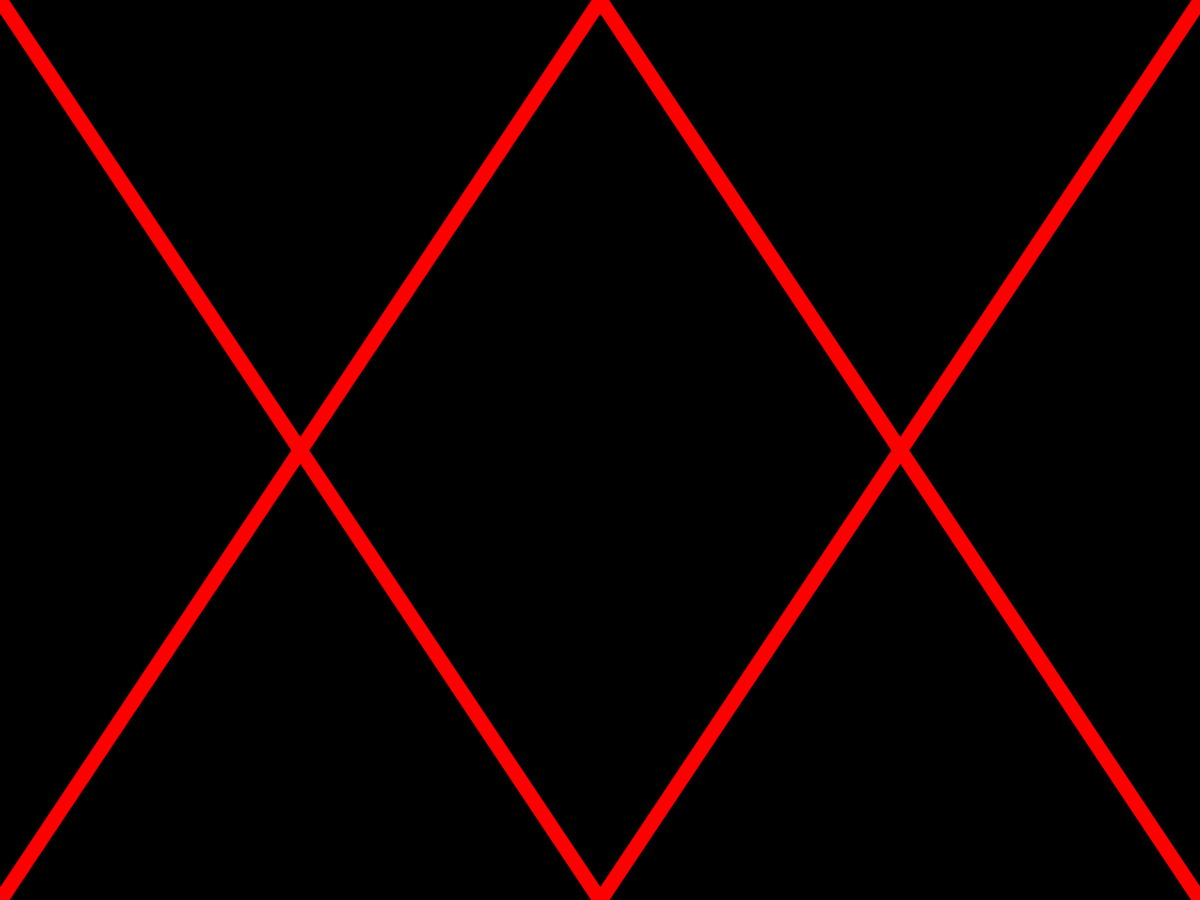
Frame 1 (no input)
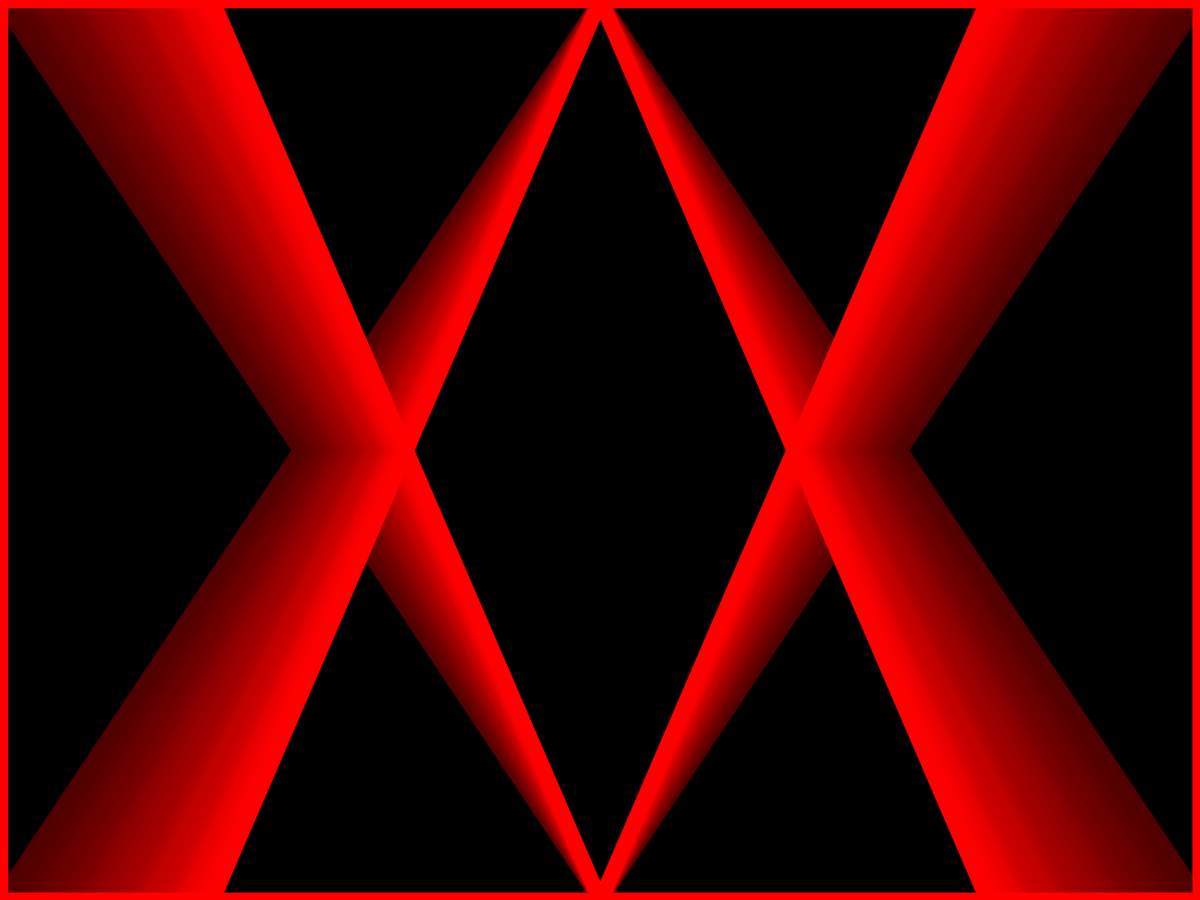
Frame 60 (the mouse pressed at the canvas centre just before this capture)
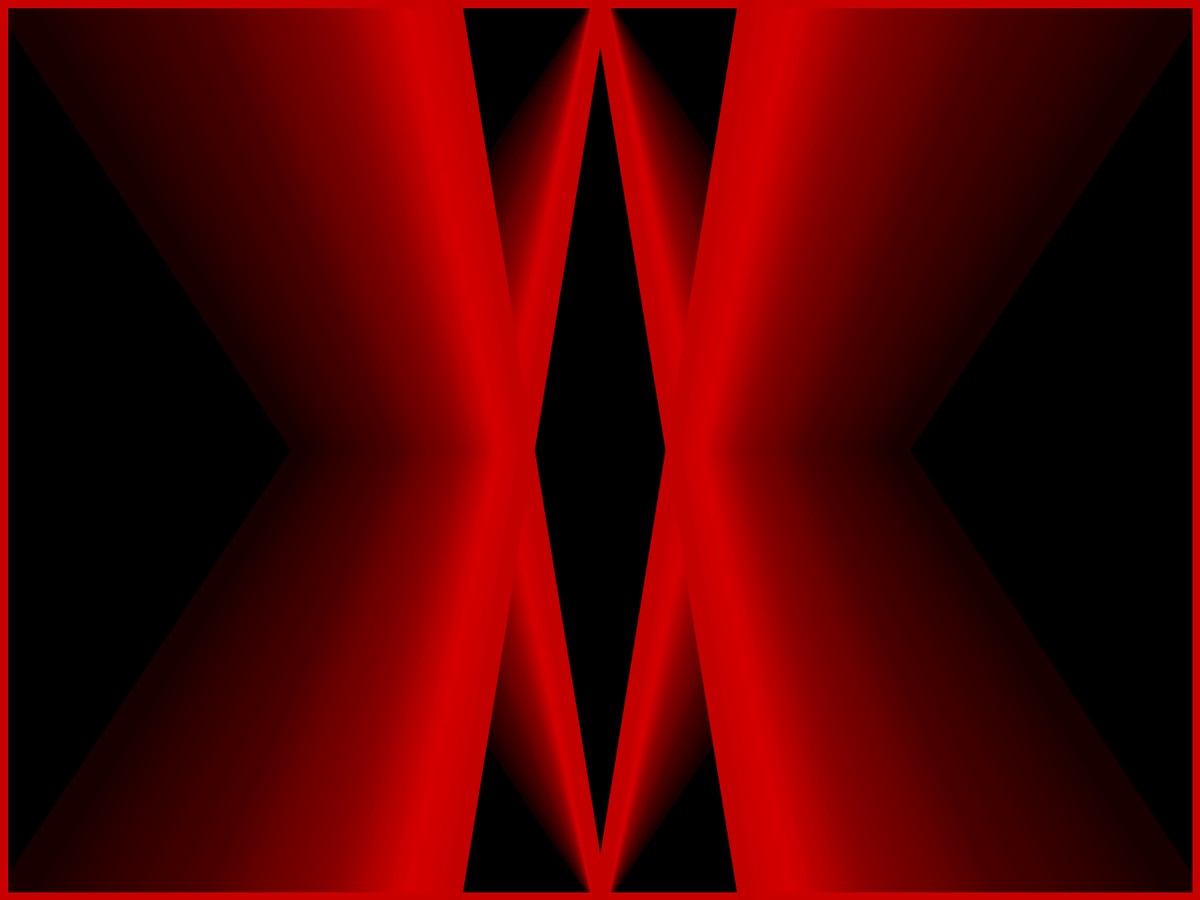
Frame 120 (the mouse held since frame 60 and released just before this capture)

The Processing sketch that drew these frames (run headless with seeded random() and noise(); from frame 60 on, the mouse is pressed at the canvas centre):

// Processing sketch: Spot Light
// ── Spot Light.pde
// Name: Faiyam Islam 
// Date: 9/02/22
// Description: Continuation of variables and conditionals
// NEW COMMANDS: draw(), variables, conditionals, random and transparency (alpha)

float xPos = 0; 

void setup() {
	fullScreen();
	background(0);
}

void draw() {
	fill(0,5);
	rect(0,0, width, height);
	
	// USE THIS STROKE() LINE IN CLASS
	// stroke(random(255,255), random(50,200), random(0,0));
	// THIS ONE IS JUST FOR SHOWING OFF
	stroke(abs(width/2-xPos),0,0);
	
	strokeWeight(20);
	line(xPos,0,width/2,height);
	line(width-xPos,0, width/2,height);
	line(xPos,height, width/2,0);
	line(width-xPos,height, width/2,0);
	xPos = xPos + random(1,10);
	if (xPos > width) {
		xPos = 0;
	}
}
